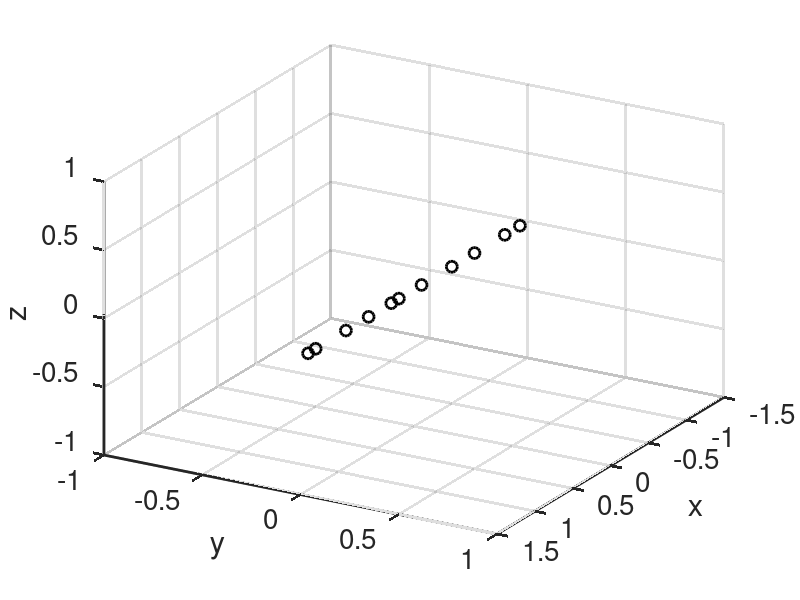

The MATLAB source for this figure: (Note: this script raises an error after producing the figure.)
%%% Generate the beam patterns for linear, planar and circular arrays

clear
close all 
clc

%% Parameters 

c0     = 1480;       % speed of sound
f0     = 1480;       % frequency to plot
k0     = 2*pi*f0/c0; % wavenumber
lambda = c0/f0;      % wavelength


%% Arbitrary linear array 

% xm = zeros(1,M); 
xm = [-1.4 -1.2 -0.8 -0.5 -0.1 0.2 0.3 0.6 0.9 1.3 1.4 ]; % sensors along x-axis

M = length(xm);

ym = zeros(1,M);
% ym = [-1.4 -1.2 -0.8 -0.5 -0.1 0.2 0.4 0.6 0.9 1.3 1.4]; % sensors along y-axis

zm = zeros(1,M);
% zm = [-1.4 -1.2 -0.8 -0.5 -0.1 0.2 0.4 0.6 0.9 1.3 1.4]; % sensors along z-axis

d = min(diff(xm)); % minimum sensor spacing
f_al = c0/2/d; % aliasing frequency

pm = [xm ;ym ;zm]; % coordinates / sensors along x-axis


%% Uniform linear array 

% % d = lambda/2; % sensor spacing
% d = 0.5;
% f_al = c0/2/d; % aliasing frequency
% 
% 
% M  = 8; % number of sensors
% m  = (0:M-1);
% 
% % xm = zeros(1,M);
% xm = (m - (M-1)/2)*d; % sensors along x-axis
% 
% ym = zeros(1,M);
% % ym = (m - (M-1)/2)*d; % sensors along y-axis
% 
% zm = zeros(1,M);
% % zm = (m - (M-1)/2)*d; % sensors along z-axis
% 
% pm = [xm ;ym ;zm]; % coordinates / sensors along x-axis


%% Planar array on xy-plane

% % dx     = lambda/2; % sensor spacing along x-axis
% dx = 0.5;
% % dy     = lambda/2;
% dy = 0.4;
% 
% Mx = 8; % number of sensors along x-axis
% My = 6; % number of sensors along y-axis
% M = Mx*My;
% 
% 
% f_al = c0/2/min(dx,dy); % aliasing frequency
% 
% mx  = (0:Mx-1);
% x_linear= (mx - (Mx-1)/2)*dx;
% 
% my  = (0:My-1);
% y_linear = (my - (My-1)/2)*dy;
% 
% xm = repmat(x_linear,1,My);
% ym = repelem(y_linear,Mx);
% 
% zm = zeros(1,M);
% 
% 
% pm = [xm ;ym ;zm]; % coordinates / sensors along x-axis


%% Planar array on xz-plane

% % dx     = lambda/2; % sensor spacing along x-axis
% dx = 0.5;
% % dz     = lambda/2;
% dz = 0.4;
% 
% Mx = 5; % number of sensors along x-axis
% Mz = 4; % number of sensors along z-axis
% M = Mx*Mz;
% 
% 
% f_al = c0/2/min(dx,dz); % aliasing frequency
% 
% mx  = (0:Mx-1);
% x_linear= (mx - (Mx-1)/2)*dx;
% 
% ym = zeros(1,M);
% 
% mz  = (0:Mz-1);
% z_linear = (mz - (Mz-1)/2)*dz;
% 
% xm = repmat(x_linear,1,Mz);
% zm = repelem(z_linear,Mx);
% 
% 
% pm = [xm ;ym ;zm]; % coordinates / sensors along x-axis


%% Circular array on xy-plane

% R = 0.65; % radius
% M  = 8; % number of sensors
% m  = 0:M-1;
% mic_azi = (2*pi*m/M); % amizuth of sensor positions
% mic_azi_deg = 180/pi*mic_azi;
% [xm,ym] = pol2cart(mic_azi,R);
% 
% d = 2*R*sin(pi/M); % sensor spacing
% f_al = c0/2/d;     % aliasing frequency
% 
% zm = zeros(1,M);
% 
% 
% pm = [xm ;ym ;zm]; % coordinates / sensors along x-axis


%% Circular array on xz-plane

% R = 0.65; % radius
% M  = 8; % number of sensors
% m  = 0:M-1;
% mic_azi = (2*pi*m/M); % amizuth of sensor positions
% mic_azi_deg = 180/pi*mic_azi;
% [xm,zm] = pol2cart(mic_azi,R);
% 
% d = 2*R*sin(pi/M); % sensor spacing
% f_al = c0/2/d;     % aliasing frequency
% 
% ym = zeros(1,M);
% 
% 
% pm = [xm ;ym ;zm]; % coordinates / sensors along x-axis


%% Beamforming

% Incident wave directions
theta = -pi/2:pi/360:pi/2; % elevation (as in Matlab)
theta_deg = theta*180/pi;
phi   = -pi:pi/360:pi;     % azimuth
phi_deg = phi*180/pi;
[PHI, THETA] = meshgrid(phi,theta);


% Steering direction
theta0 = 0*pi/180;
phi0   = 90*pi/180;

u0 = [cos(theta0)*cos(phi0); cos(theta0)*sin(phi0); sin(theta0)];
vs = exp(1i*k0*pm'*u0);
  
% Spatial window
w = ones(M,1); % rectangular window
% w = hann(M); 

w_DS = w.*vs/(vs'*diag(w)*vs); % delay-and-sum weights

% Pattern (proportional to amplitude)
Y = zeros(size(PHI)); 
for q=1:length(theta)
    for l=1:length(phi)
        
       u = [cos(THETA(q,l))*cos(PHI(q,l)); cos(THETA(q,l))*sin(PHI(q,l)); sin(THETA(q,l))];
       vk = exp(1i*k0*pm'*u); % array manifold vector

       Y(q,l) = w_DS'*vk;
    end
end

%% Array performance metrics

%%%%%%%%%%%%%% WNG
% WNG_theor= 10*log10(M); % theoretical value for linear arrays

% WNG = 10*log10((vs'*vs)^2/(vs'*vs)); % for rectangular shading window

WNG = 10*log10((w_DS'*vs)^2/(w_DS'*w_DS)); % for any shading window



%% Plots  


% Array geometry
figure (1)
plot3(pm(1,:),pm(2,:),pm(3,:),'ko','MarkerSize',8)
grid on
xlabel('x')
ylabel('y')
zlabel('z')
set(gca, 'fontsize', 20, 'linewidth',2)
set(findall(gcf, 'Type', 'Line'),'LineWidth',2); 
view(120,30)


% 2D plots
th = 0*pi/180; % plotting on the horizontal plane

[~,ind]=min(abs(theta-th));
Y_xy = Y(ind,:);

figure (10)
polarplot(phi,abs(Y_xy),'k')
% set(gca,'ThetaZeroLocation', 'top','ThetaDir','clockwise')
set(findall(gcf,'-property','FontSize'),'FontSize',15)
set(findall(gcf, 'Type', 'Line'),'LineWidth',2); 
set(gca, 'fontsize', 20, 'linewidth',2)
rlim([0 1])



figure(11)
% polardB(phi,20*log(abs(Y_xy)),[-40 0],5,'k',1)
polardB(phi,20*log(abs(Y_xy)),[-50 0],6,'k',1)
% set(gca,'ThetaZeroLocation', 'top','ThetaDir','clockwise')
set(findall(gcf,'-property','FontSize'),'FontSize',20)
set(findall(gcf, 'Type', 'Line'),'LineWidth',2);
set(gca, 'fontsize', 20, 'linewidth',2)



% 3D plot
% [x,y,z] = sph2cart(PHI,THETA,abs(Y)); % linear scale
% dist = sqrt(x.^2 + y.^2 +z.^2);


[x,y,z] = sph2cart(PHI,THETA,20*log10(abs(Y)+1e-2)+40); % dB scale
dist = sqrt(x.^2 + y.^2 +z.^2);

figure (20)
s=surf(x,y,z,dist);
xlabel('x')
ylabel('y')
zlabel('z')
set(gca, 'fontsize', 16, 'linewidth',2)
s.EdgeColor = 'none';
% axis([-1 1 -1 1 -1 1]) 
axis equal   
view(120,30)
colormap(jet)
